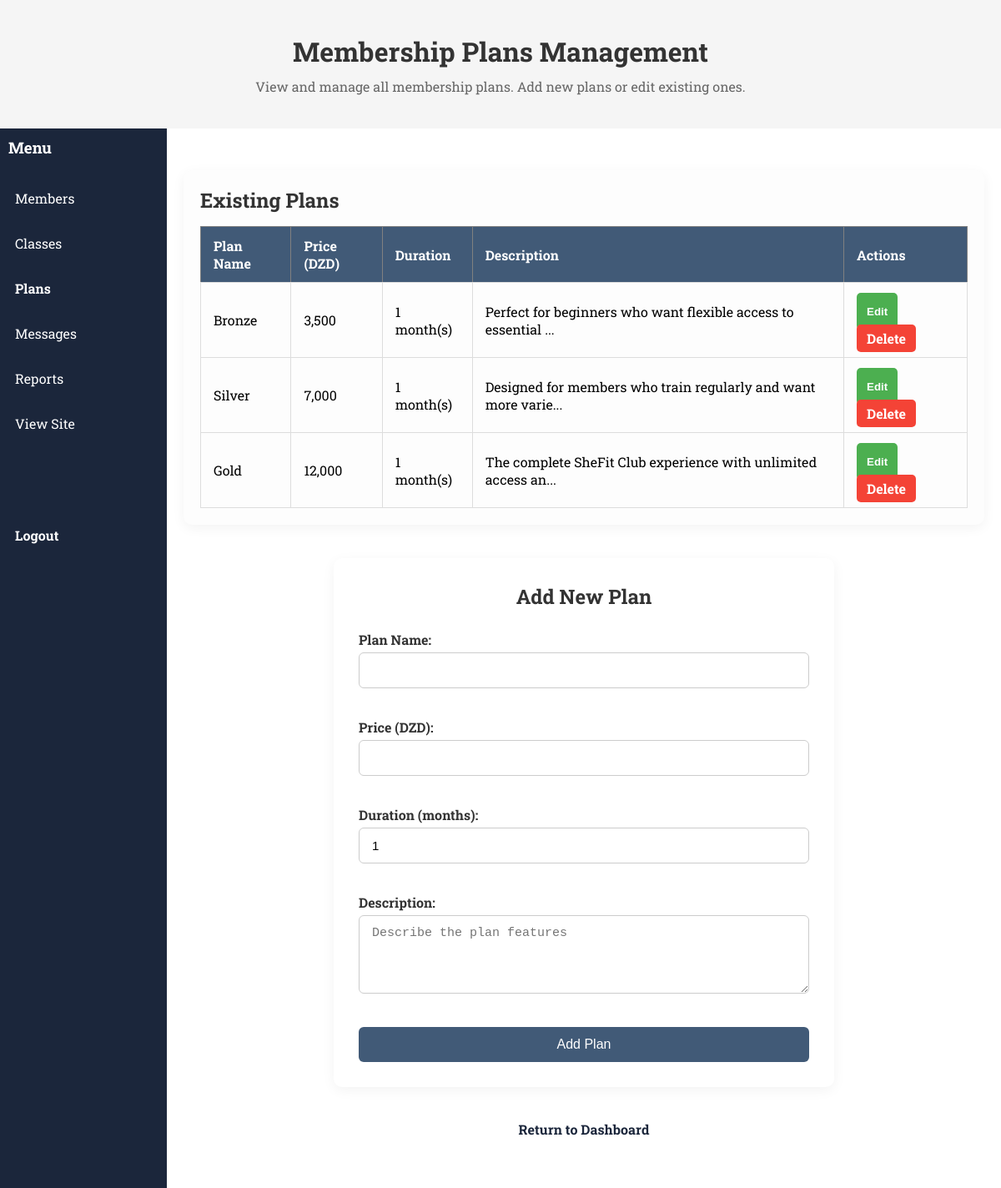
The page /admin/plans.php (signed in) on the database its author committed.
### tables this page shows
CREATE TABLE IF NOT EXISTS plans (
    id              INT AUTO_INCREMENT PRIMARY KEY,
    name            VARCHAR(50) NOT NULL,
    price           INT NOT NULL,
    duration_months INT NOT NULL DEFAULT 1,
    description     TEXT,
    features        TEXT
);

### admin/plans.php (the view, shortened to what this page needs)
<?php
require '../includes/db.php';
$plans = $pdo->query("SELECT * FROM plans ORDER BY price ASC")->fetchAll();
?>
<!DOCTYPE html>
<html lang="en">
<head>
    <link rel="stylesheet" href="../style.project.css">
</head>
<body>
<header class="plan-head">
    <h1>Membership Plans Management</h1>
    <p>View and manage all membership plans. Add new plans or edit existing ones.</p>
</header>
<div style="display:flex;">
<?php require '../includes/admin_sidebar.php'; ?>
<main class="main-dash" style="flex:1;padding:20px;">
<section class="table-plan">
    <h2>Existing Plans</h2>
    <table border="1">
        <thead>
            <tr>
                <th>Plan Name</th>
                <th>Price (DZD)</th>
                <th>Duration</th>
                <th>Description</th>
                <th>Actions</th>
            </tr>
        </thead>
        <tbody>
            <?php foreach ($plans as $p): ?>
            <tr>
                <td><?= htmlspecialchars($p['name']) ?></td>
                <td><?= number_format($p['price']) ?></td>
                <td><?= $p['duration_months'] ?> month(s)</td>
                <td><?= htmlspecialchars(substr($p['description'], 0, 60)) ?>...</td>
                <td>
                    <button type="button"
                            onclick="document.getElementById('edit-<?= $p['id'] ?>').style.display='block';this.parentNode.style.display='none';">
                        Edit
                    </button>
                    <a href="plans.php?delete=<?= $p['id'] ?>"
                       onclick="return confirm('Delete this plan?')"
                       style="background:#f44336;color:white;padding:6px 12px;border-radius:5px;text-decoration:none;font-weight:bold;">
                        Delete
                    </a>
                </td>
            </tr>
            <?php endforeach; ?>
        </tbody>
    </table>
</section>
<section class="new-plan">
    <h2>Add New Plan</h2>
    <form method="POST">
        <label for="plan-name">Plan Name:</label><br>
        <input type="text" id="plan-name" name="name" required><br><br>
        <label for="price">Price (DZD):</label><br>
        <input type="number" id="price" name="price" required><br><br>
        <label for="duration">Duration (months):</label><br>
        <input type="number" id="duration" name="duration" value="1" required><br><br>
        <label for="description">Description:</label><br>
        <textarea id="description" name="description" rows="4" cols="50"
                  placeholder="Describe the plan features"></textarea><br><br>
        <input type="submit" value="Add Plan">
    </form>
</section>
<p class="return-plan">
    <a href="dashboard.php">Return to Dashboard</a>
</p>
</main>
</div>
</body>
</html>

### style.project.css (style rules this page uses)
* { margin: 0; padding: 0; box-sizing: border-box; }
body { font-family:"Roboto Slab", serif; }
.classes-table th, td { padding:12px; text-align:center; border:1px solid #ddd; }
button, a { min-height:44px; }
.main-dash { background:#ffffff; }
.plan-head { text-align: center; padding: 40px 20px; background-color: #f5f5f5; }
.plan-head h1 { font-size: 32px; color: #333; margin-bottom: 10px; }
.plan-head p { color: #666; font-size: 16px; }
.table-plan { max-width: 1200px; margin: 30px auto; padding: 20px; background: #fdfdfd; border-radius: 10px; box-shadow: 0 4px 15px rgba(0,0,0,0.05); }
.table-plan h2 { text-align: left; margin-bottom: 15px; color: #333; }
.table-plan table { width: 100%; border-collapse: collapse; }
.table-plan th, .table-plan td { padding: 12px 15px; text-align: left; border-bottom: 1px solid #ddd; }
.table-plan th { background-color: #415A77; color: white; }
.table-plan button { padding: 6px 12px; border: none; border-radius: 5px; cursor: pointer; font-weight: bold; margin-right: 5px; }
.table-plan button[type="button"]:first-child { background-color: #4CAF50; color: white; }
.new-plan { max-width: 600px; margin: 40px auto; padding: 30px; background: white; border-radius: 10px; box-shadow: 0 4px 15px rgba(0,0,0,0.05); }
.new-plan h2 { text-align: center; margin-bottom: 25px; color: #333; }
.new-plan form label { font-weight: bold; color: #333; }
.new-plan form input[type="text"], .new-plan form input[type="number"], .new-plan form textarea { width: 100%; padding: 12px 15px; margin-top: 5px; margin-bottom: 15px; border: 1px solid #ccc; border-radius: 6px; font-size: 15px; transition: all 0.3s ease; }
.new-plan form input[type="submit"] { width: 100%; padding: 12px; background-color: #415A77; color: white; font-size: 16px; border: none; border-radius: 6px; cursor: pointer; transition: all 0.3s ease; }
.return-plan { text-align: center; margin-bottom: 40px; }
.return-plan a { text-decoration: none; color: #1B263B; font-weight: bold; }
button, a { min-height: 44px; }

### rows shown on the page
plans: name "Bronze", price "3,500", duration_months "1", description "Perfect for beginners who want flexible access to essential"
plans: name "Silver", price "7,000", duration_months "1", description "Designed for members who train regularly and want more varie"
plans: name "Gold", price "12,000", duration_months "1", description "The complete SheFit Club experience with unlimited access an"
